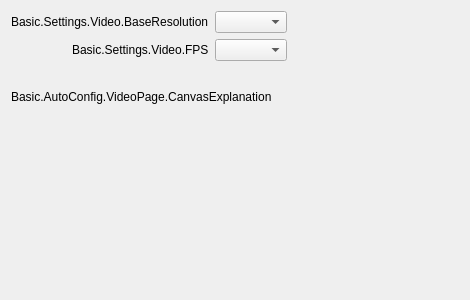
<?xml version="1.0" encoding="UTF-8"?>
<?xml-model href="XML-Schema-Qt5.15.xsd" ?>
<ui version="4.0">
 <class>AutoConfigVideoPage</class>
 <widget class="QWidget" name="AutoConfigVideoPage">
  <property name="geometry">
   <rect>
    <x>0</x>
    <y>0</y>
    <width>470</width>
    <height>300</height>
   </rect>
  </property>
  <property name="windowTitle">
   <string notr="true"/>
  </property>
  <layout class="QVBoxLayout" name="verticalLayout">
   <item>
    <layout class="QFormLayout" name="formLayout_2">
     <property name="fieldGrowthPolicy">
      <enum>QFormLayout::ExpandingFieldsGrow</enum>
     </property>
     <property name="labelAlignment">
      <set>Qt::AlignRight|Qt::AlignTrailing|Qt::AlignVCenter</set>
     </property>
     <item row="0" column="0">
      <widget class="QLabel" name="label">
       <property name="text">
        <string>Basic.Settings.Video.BaseResolution</string>
       </property>
       <property name="buddy">
        <cstring>canvasRes</cstring>
       </property>
      </widget>
     </item>
     <item row="0" column="1">
      <widget class="QComboBox" name="canvasRes"/>
     </item>
     <item row="2" column="0">
      <widget class="QLabel" name="label_3">
       <property name="text">
        <string>Basic.Settings.Video.FPS</string>
       </property>
       <property name="buddy">
        <cstring>fps</cstring>
       </property>
      </widget>
     </item>
     <item row="2" column="1">
      <widget class="QComboBox" name="fps"/>
     </item>
     <item row="3" column="0">
      <spacer name="horizontalSpacer">
       <property name="orientation">
        <enum>Qt::Horizontal</enum>
       </property>
       <property name="sizeType">
        <enum>QSizePolicy::Fixed</enum>
       </property>
       <property name="sizeHint" stdset="0">
        <size>
         <width>87</width>
         <height>17</height>
        </size>
       </property>
      </spacer>
     </item>
    </layout>
   </item>
   <item>
    <widget class="QLabel" name="warningLabel">
     <property name="text">
      <string>Basic.AutoConfig.VideoPage.CanvasExplanation</string>
     </property>
     <property name="wordWrap">
      <bool>true</bool>
     </property>
    </widget>
   </item>
   <item>
    <spacer name="verticalSpacer">
     <property name="orientation">
      <enum>Qt::Vertical</enum>
     </property>
     <property name="sizeHint" stdset="0">
      <size>
       <width>20</width>
       <height>40</height>
      </size>
     </property>
    </spacer>
   </item>
  </layout>
 </widget>
 <resources/>
 <connections/>
</ui>
